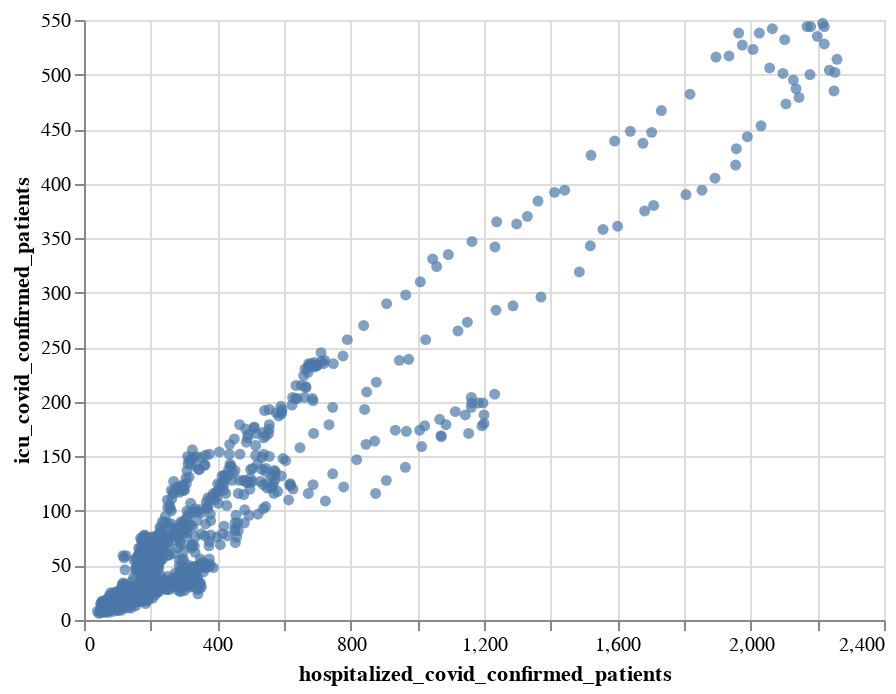

Notebook code for this chart:
### Markdown cell above
* Now add icu confirmed patients into y axis.

### Code cell
alt.Chart(df2).mark_circle().encode(
    x = "hospitalized_covid_confirmed_patients",
    y = "icu_covid_confirmed_patients"
)

### Figure 1 — Vega-Lite specification as saved in the notebook (floating-point values rounded to 4 significant figures; data arrays with more than 128 entries replaced by an {"elided": "..."} marker saying what was removed)
{"config": {"view": {"continuousWidth": 400, "continuousHeight": 300}}, "data": {"name": "data-8b549790e1a2810cc7b77df33b69a7d5"}, "mark": "circle", "encoding": {"x": {"field": "hospitalized_covid_confirmed_patients", "type": "quantitative"}, "y": {"field": "icu_covid_confirmed_patients", "type": "quantitative"}}, "$schema": "https://vega.github.io/schema/vega-lite/v4.17.0.json", "datasets": {"data-8b549790e1a2810cc7b77df33b69a7d5": {"elided": "1115 records"}}}
